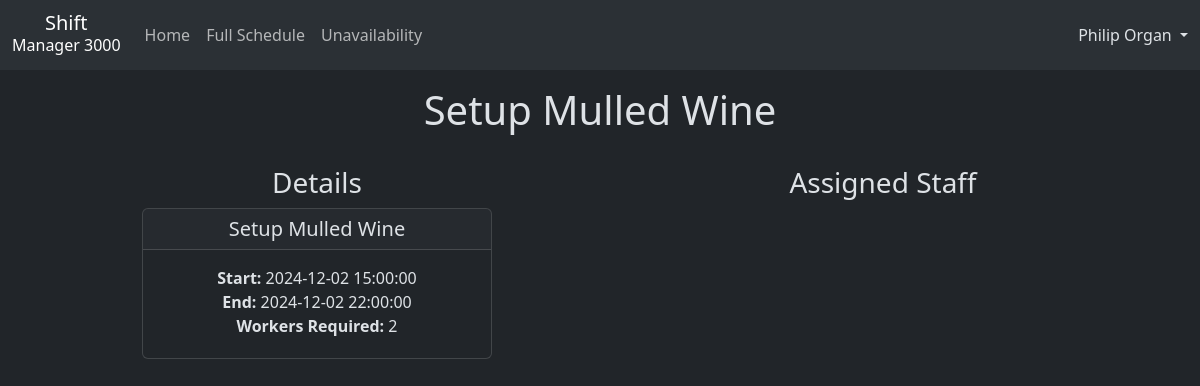
Screenshot of /user/shift?id=4 (signed in) with the database file from the repository.
### app/models.py (models this page shows)
class User(db.Model):
    id = db.Column(db.Integer, primary_key=True)
    is_active = db.Column(db.Boolean, nullable=False)
    is_anonymous = db.Column(db.Boolean, nullable=False)
    is_authenticated = db.Column(db.Boolean, nullable=False)
    def get_id(self):
        return str(self.id)
    email = db.Column(db.String(100), nullable=False)
    password_hash = db.Column(db.String(100), nullable=False)
    fname = db.Column(db.String(100), nullable=False)
    lname = db.Column(db.String(100), nullable=False)
    account_type = db.Column(db.Integer, nullable=False)
    shifts = db.relationship("Shift", secondary=user_shift, back_populates="workers")
    unavailability = db.relationship("Unavailability", backref="user", lazy="dynamic")
    @property
    def name(self):
        return f"{self.fname} {self.lname}"

class Shift(db.Model):
    id = db.Column(db.Integer, primary_key=True)
    title = db.Column(db.String(200), nullable=False)
    start_time = db.Column(db.DateTime, nullable=False)
    end_time = db.Column(db.DateTime, nullable=False)
    workers_required = db.Column(db.Integer, nullable=False)
    workers = db.relationship("User", secondary=user_shift, back_populates="shifts")
    creating_user_id = db.Column(db.Integer, db.ForeignKey("user.id"))
    creating_user = db.relationship("User", backref="created_shifts", foreign_keys=[creating_user_id])

### app/user/views.py (the view)
@user_bp.route("/shift")
def view_shift():
    shift_id = request.args.get("id")
    shift = DbHelper.get_shift_by_id(shift_id)
    if shift == None:
        return redirect(url_for("error_404"))
    return render_template("user_pages/view_shift.html",
                           shift=shift,
                           page_title=shift.title)

### app/__init__.py (called while the page is built)
@login_manager.user_loader
def load_user(user_id):
    user = DbHelper.get_user_by_id(user_id)
    return user

### app/helpers/dbHelper.py (called while the page is built)
    @staticmethod
    def get_user_by_id(user_id):
        try:
            user = models.User.query.get(user_id)
            return user
        except SQLAlchemyError as e:
            print("Error retrieving user:", e)
            return None

    @staticmethod
    def get_shift_by_id(shift_id):
        try:
            shift = models.Shift.query.get(shift_id)
            return shift
        except SQLAlchemyError as e:
            print("Error retrieving shift:", e)
            return None

### app/user/views.py (called while the page is built)
@user_bp.before_request
@login_required
def set_global_values():
    g.role = "user"
    user = DbHelper.get_user_by_id(current_user.get_id())
    if user == None:
        return redirect(url_for("login"))
    if (int(user.account_type) != UserType.USER.value):
        return redirect(url_for("logout"))

### app/views.py (called while the page is built)
@app.before_request
def set_role():
    user = DbHelper.get_user_by_id(current_user.get_id())
    if user != None:
        if int(user.account_type) == UserType.USER.value:
            g.role = "user"
        elif int(user.account_type) == UserType.MANAGER.value:
            g.role = "manager"

### app/templates/user_pages/view_shift.html (shortened to what this page needs)
{% extends "layout/master_layout.html" %}
{% block content %}
<div class="row text-center">
    <div class="col-md-6 col-12 mt-2">
        <h3>Details</h3>
        <div class="card mx-auto my-2 shift-card">
            <h5 class="card-header">{{ shift.title }}</h5>
            <div class="card-body">
                <p class="mb-0"><b>Start:</b> {{ shift.start_time }}</p>
                <p class="mb-0"><b>End:</b> {{ shift.end_time }}</p>
                <p class="mb-1"><b>Workers Required:</b> {{ shift.workers_required }}</p>
            </div>
        </div>
    </div>
    <div class="col-md-6 col-12 mt-2">
        <h3>Assigned Staff</h3>
    </div>
</div>
{% endblock %}

### app/templates/layout/master_layout.html (shortened to what this page needs)
<!DOCTYPE html>
<html lang="en">
<head>
    <link rel="stylesheet" href="{{ url_for('static', filename='app.css') }}" />
    <link href="https://cdn.jsdelivr.net/npm/bootstrap@5.3.3/dist/css/bootstrap.min.css" rel="stylesheet"
>
    <link rel="stylesheet" href="https://cdn.jsdelivr.net/npm/bootstrap-icons@1.11.3/font/bootstrap-icons.min.css">
</head>
<body data-bs-theme="dark">
    {% include "layout/nav_bar.html" %}
    <div class="container p-3">
        <div class="row text-center mb-3">
            <div class="col mx-auto">
                <h1>{{ page_title }}</h1>
            </div>
        </div>
        {% block content %}{% endblock %}
    </div>
</body>
</html>

### app/templates/layout/nav_bar.html (shortened to what this page needs)
<nav class="navbar navbar-expand-lg bg-body-tertiary">
    <div class="container-fluid">
        <a class="navbar-brand" href="/">
            <div class="text-center">
                <span style="display: block; line-height: 1;">Shift</span>
                <span style="display: block; font-size: 0.8em;">Manager 3000</span>
            </div>
        </a>
        <div class="collapse navbar-collapse" id="navbarText">
            <ul class="navbar-nav me-auto mb-2 mb-lg-0">
                {% if g.role == "user" %}
                {% include "layout/nav_bar_user.html" %}
                {% elif g.role == "manager" %}
                {% include "layout/nav_bar_manager.html" %}
                {% endif %}
            </ul>
            <div class="nav-item dropdown">
                <a class="nav-link dropdown-toggle" href="#" role="button" data-bs-toggle="dropdown"
                    aria-expanded="false">
                    {{ current_user.name }}
                </a>
            </div>
        </div>
    </div>
</nav>

### app/static/app.css (style rules this page uses)
.shift-card { max-width:350px; }

### rows the page displays
User: name "Philip Organ"
Shift: title "Setup Mulled Wine", start_time "2024-12-02 15:00:00", end_time "2024-12-02 22:00:00", workers_required "2"
